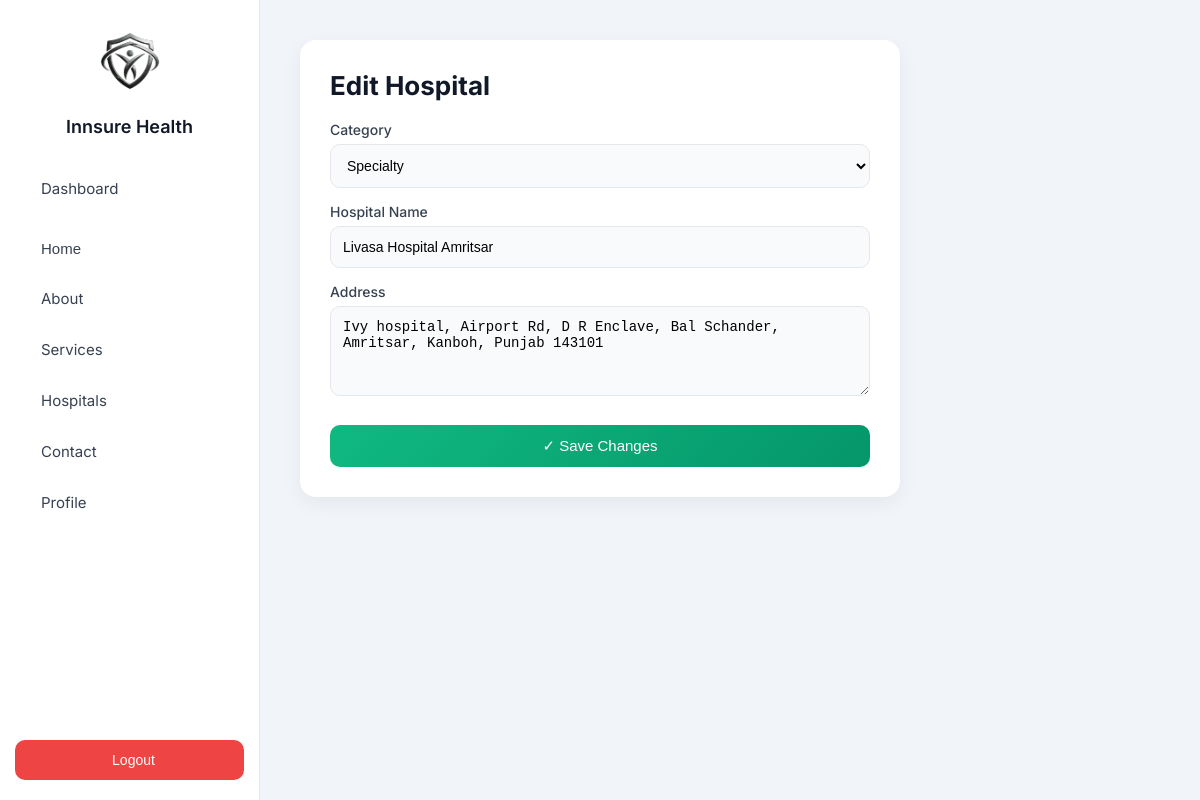
Screenshot of /edit-hospital/6/ (signed in) with the database file from the repository.
### core/models.py (models this page shows, shortened)
class Hospital(models.Model):
    name = models.CharField(max_length=200)
    address = models.TextField()
    category = models.CharField(max_length=100, blank=True, null=True)  # Add this field
    created_at = models.DateTimeField(auto_now_add=True)

### core/views.py (the view, shortened to what this page needs)
# urls.py: path('edit-hospital/<int:hospital_id>/', views.edit_hospital, name='edit_hospital'),
@login_required
def edit_hospital(request, hospital_id):
    hospital = get_object_or_404(Hospital, id=hospital_id)
    return render(request, 'edit_hospital.html', {'hospital': hospital})

### core/templates/edit_hospital.html (shortened to what this page needs)
{% extends 'sidebar.html' %}
{% block content %}
<div class="form-container">
    <h2>Edit Hospital</h2>
    <form method="POST">
        <div class="form-group">
            <label>Category</label>
            <select name="category" required>
                <option value="Specialty" {% if hospital.category == "Specialty" %}selected{% endif %}>Specialty</option>
            </select>
        </div>
        <div class="form-group">
            <label>Hospital Name</label>
            <input type="text" name="name" value="{{ hospital.name }}" required>
        </div>
        <div class="form-group">
            <label>Address</label>
            <textarea name="address" rows="4" required>{{ hospital.address }}</textarea>
        </div>
        <button type="submit">✓ Save Changes</button>
    </form>
</div>
{% endblock %}

### core/templates/sidebar.html (style rules this page uses)
* { margin: 0; padding: 0; box-sizing: border-box; }
body { font-family: 'Inter', sans-serif; display: flex; background: #f1f5f9; color: #1f2933; }

### core/templates/edit_hospital.html (style rules this page uses)
.form-container { max-width: 600px; background: #fff; padding: 30px; border-radius: 16px; box-shadow: 0 6px 20px rgba(0,0,0,0.06); }
.form-container h2 { margin-bottom: 20px; font-size: 26px; font-weight: 700; color: #111827; }
.form-group { margin-bottom: 15px; }
label { display: block; margin-bottom: 6px; font-size: 14px; color: #374151; font-weight: 500; }
input, textarea, select { width: 100%; padding: 12px; border-radius: 10px; border: 1px solid #e5e7eb; outline: none; font-size: 14px; transition: 0.3s; background: #f9fafb; }
button { width: 100%; padding: 12px; background: linear-gradient(135deg,#10b981,#059669); color: #fff; border: none; border-radius: 10px; font-size: 15px; cursor: pointer; transition: 0.3s; margin-top: 10px; }

### rows the page displays
Hospital: category "Specialty", name "Livasa Hospital Amritsar", address "Ivy hospital, Airport Rd, D R Enclave, Bal Schander, Amritsar, Kanboh, Punjab 143101"
